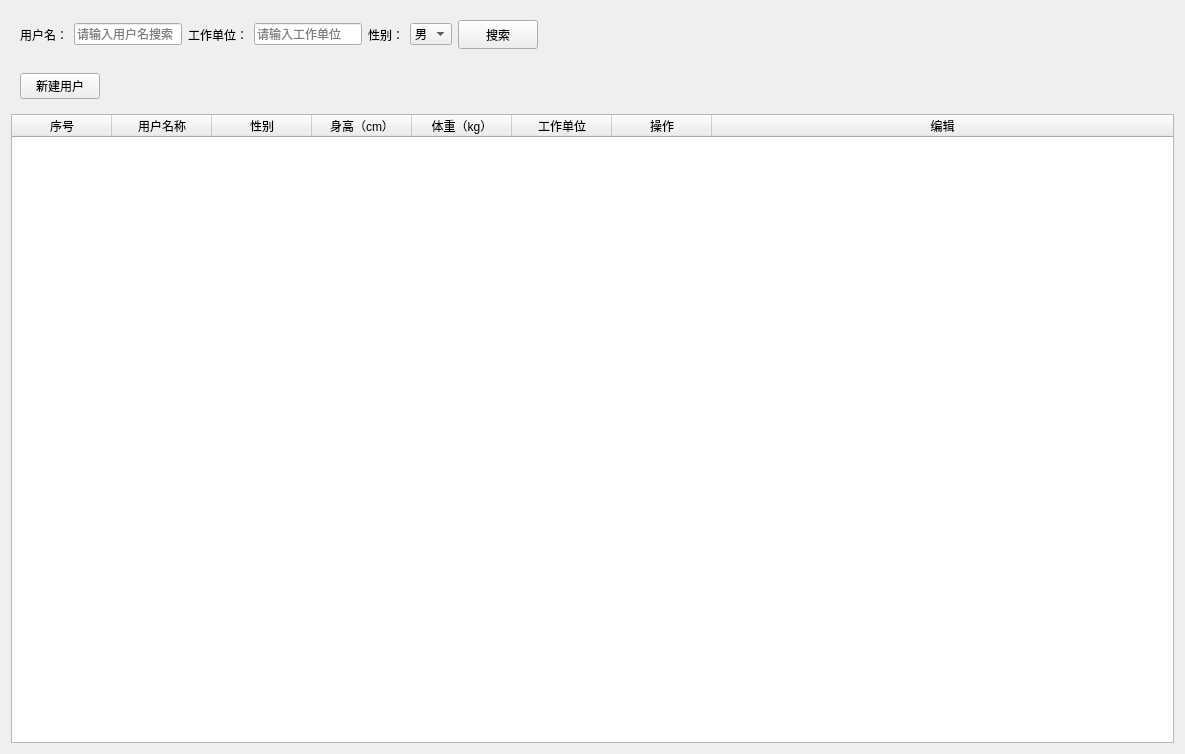
<?xml version="1.0" encoding="UTF-8"?>
<ui version="4.0">
 <class>UserManagementWidget</class>
 <widget class="QWidget" name="UserManagementWidget">
  <property name="geometry">
   <rect>
    <x>0</x>
    <y>0</y>
    <width>1185</width>
    <height>754</height>
   </rect>
  </property>
  <property name="windowTitle">
   <string>Form</string>
  </property>
  <layout class="QVBoxLayout" name="verticalLayout">
   <item>
    <widget class="QWidget" name="widget" native="true">
     <layout class="QHBoxLayout" name="horizontalLayout">
      <item>
       <widget class="QLabel" name="label_3">
        <property name="text">
         <string>用户名：</string>
        </property>
       </widget>
      </item>
      <item>
       <widget class="QLineEdit" name="User_Edit">
        <property name="sizePolicy">
         <sizepolicy hsizetype="Fixed" vsizetype="Fixed">
          <horstretch>0</horstretch>
          <verstretch>0</verstretch>
         </sizepolicy>
        </property>
        <property name="placeholderText">
         <string>请输入用户名搜索</string>
        </property>
       </widget>
      </item>
      <item>
       <widget class="QLabel" name="label_2">
        <property name="text">
         <string>工作单位：</string>
        </property>
       </widget>
      </item>
      <item>
       <widget class="QLineEdit" name="WorkPlace_Edit">
        <property name="sizePolicy">
         <sizepolicy hsizetype="Fixed" vsizetype="Fixed">
          <horstretch>0</horstretch>
          <verstretch>0</verstretch>
         </sizepolicy>
        </property>
        <property name="placeholderText">
         <string>请输入工作单位</string>
        </property>
       </widget>
      </item>
      <item>
       <widget class="QLabel" name="label">
        <property name="text">
         <string>性别：</string>
        </property>
       </widget>
      </item>
      <item>
       <widget class="QComboBox" name="Sex_comboBox">
        <item>
         <property name="text">
          <string>男</string>
         </property>
        </item>
        <item>
         <property name="text">
          <string>女</string>
         </property>
        </item>
       </widget>
      </item>
      <item>
       <widget class="QPushButton" name="pushButton">
        <property name="minimumSize">
         <size>
          <width>0</width>
          <height>29</height>
         </size>
        </property>
        <property name="text">
         <string>搜索</string>
        </property>
       </widget>
      </item>
      <item>
       <spacer name="horizontalSpacer">
        <property name="orientation">
         <enum>Qt::Orientation::Horizontal</enum>
        </property>
        <property name="sizeHint" stdset="0">
         <size>
          <width>569</width>
          <height>20</height>
         </size>
        </property>
       </spacer>
      </item>
     </layout>
    </widget>
   </item>
   <item>
    <widget class="QWidget" name="widget_2" native="true">
     <layout class="QHBoxLayout" name="horizontalLayout_2">
      <item>
       <widget class="QPushButton" name="NewUser_btn">
        <property name="text">
         <string>新建用户</string>
        </property>
       </widget>
      </item>
      <item>
       <spacer name="horizontalSpacer_2">
        <property name="orientation">
         <enum>Qt::Orientation::Horizontal</enum>
        </property>
        <property name="sizeHint" stdset="0">
         <size>
          <width>1065</width>
          <height>20</height>
         </size>
        </property>
       </spacer>
      </item>
     </layout>
    </widget>
   </item>
   <item>
    <widget class="QTableWidget" name="User_Widget">
     <attribute name="horizontalHeaderDefaultSectionSize">
      <number>100</number>
     </attribute>
     <attribute name="horizontalHeaderStretchLastSection">
      <bool>true</bool>
     </attribute>
     <attribute name="verticalHeaderVisible">
      <bool>false</bool>
     </attribute>
     <column>
      <property name="text">
       <string>序号</string>
      </property>
     </column>
     <column>
      <property name="text">
       <string>用户名称</string>
      </property>
     </column>
     <column>
      <property name="text">
       <string>性别</string>
      </property>
     </column>
     <column>
      <property name="text">
       <string>身高（cm）</string>
      </property>
     </column>
     <column>
      <property name="text">
       <string>体重（kg）</string>
      </property>
     </column>
     <column>
      <property name="text">
       <string>工作单位</string>
      </property>
     </column>
     <column>
      <property name="text">
       <string>操作</string>
      </property>
     </column>
     <column>
      <property name="text">
       <string>编辑</string>
      </property>
     </column>
    </widget>
   </item>
  </layout>
 </widget>
 <resources/>
 <connections/>
</ui>
